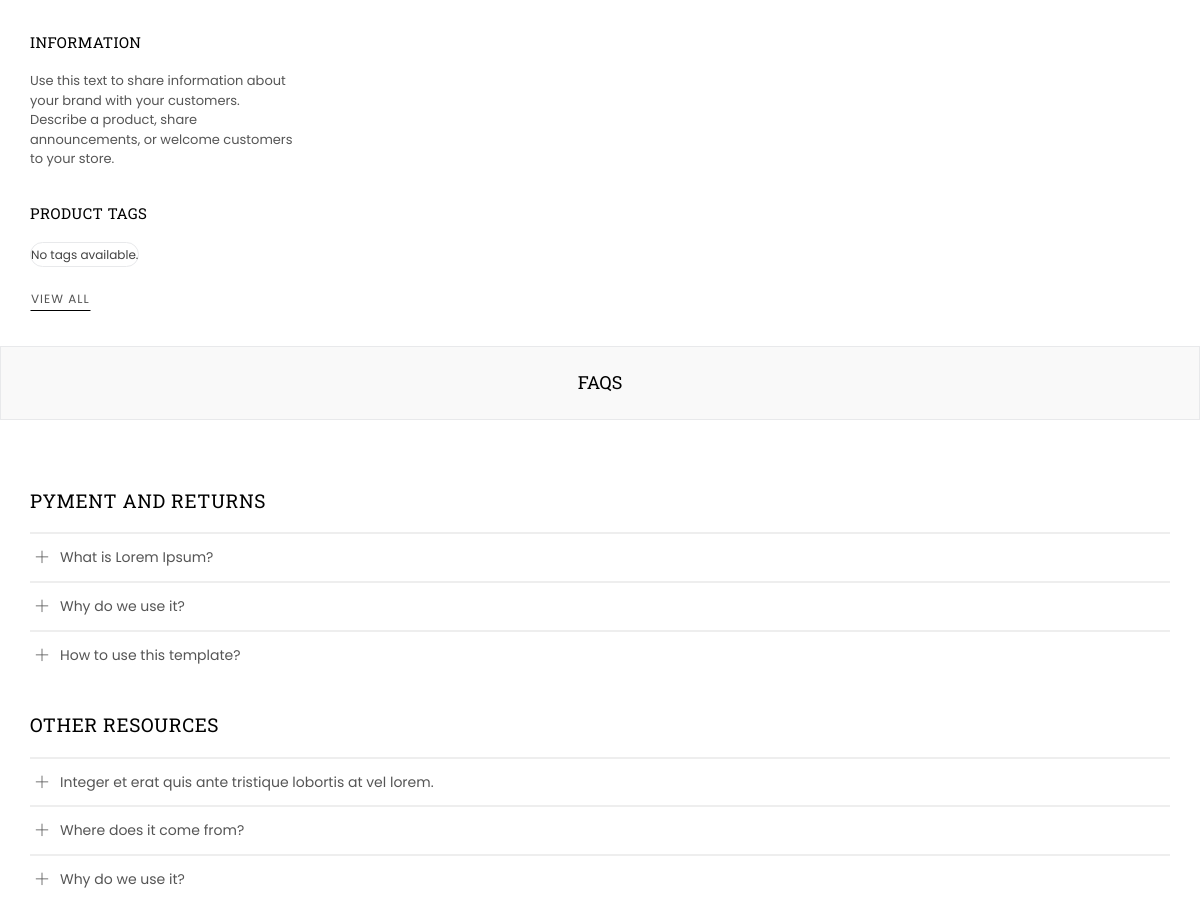
The app's page /shop (middle part), older data.
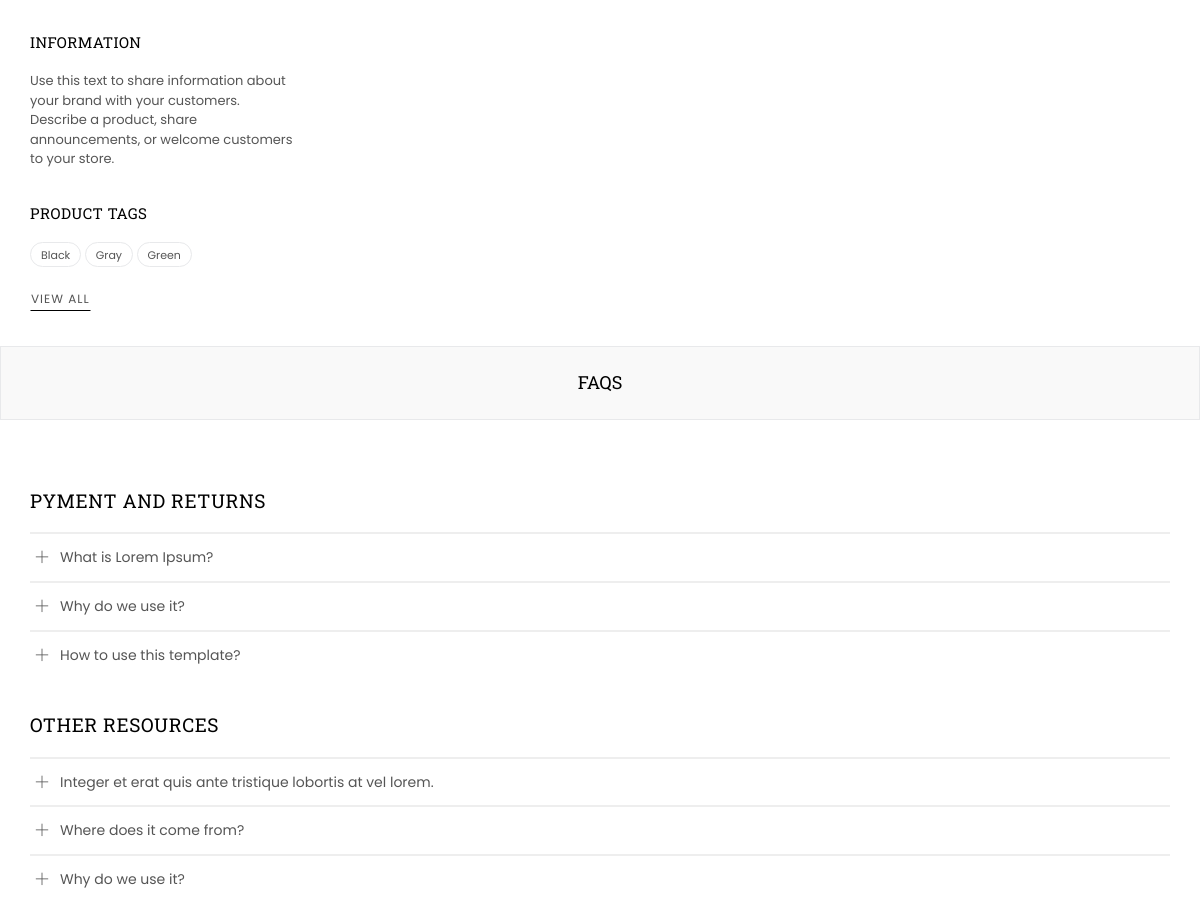
The same page, newer data.
### app/models.py (models this page shows, shortened)
class Tag(models.Model):
    name = models.CharField(max_length=100)
    description=models.CharField(max_length=100)
    slug=models.SlugField(max_length=100,unique=True ,blank=True)

### app/views.py (the view)
# urls.py: path("shop",views.shoppage,name="shop"),
def shoppage(request):
    products = Products.objects.all()
    all_tags=Tag.objects.all()
    all_brands = Brand.objects.all()
    selected_tags = request.GET.getlist('tag')
    if selected_tags:
        products = products.filter(tag__slug__in=selected_tags).distinct()
    selected_brands = request.GET.getlist('brand')
    if selected_brands:
        products = products.filter(brand__in=selected_brands)
    all_sizes = Size.objects.all().order_by('name')
    all_colors=Color.objects.all()
    selected_colors=request.GET.getlist('color')
    selected_sizes = request.GET.getlist('size')
    if selected_sizes:
        products = products.filter(sizes__name__in=selected_sizes).distinct()
    if selected_colors:
        products = products.filter(color__name__in=selected_colors).distinct()
    else:
        selected_colors = []
    price_form = PriceFilterForm(request.GET)
    if price_form.is_valid():
        min_price = price_form.cleaned_data.get('min_price')
        max_price = price_form.cleaned_data.get('max_price')
        if min_price is not None:
            products = products.filter(price__gte=min_price)
        if max_price is not None:
            products = products.filter(price__lte=max_price)
    products = products.annotate(avg_rating=Avg('reviews__rating')).order_by("-last_update")[:16]
    for product in products:
        product.average_rating = int(round(product.avg_rating)) if product.avg_rating else 0
    context = {
        "all_brands":all_brands,
        "products": products,
        "stars_range": range(1, 6),  # To loop for 1-5 stars in the template
        "all_sizes": all_sizes,
        "selected_sizes": selected_sizes,
        "price_filter_form": price_form,  # Include the price filter form in context
        "all_colors":all_colors,
        "selected_colors":selected_colors,
        'selected_brands': selected_brands,
        "all_tags":all_tags,
        }
    return render(request, "app/shop.html", context)

### app/forms.py (called while the page is built)
    def clean(self):
        cleaned_data = super().clean()
        min_price = cleaned_data.get("min_price")
        max_price = cleaned_data.get("max_price")
        if min_price and max_price:
            if min_price > max_price:
                raise forms.ValidationError("Min price cannot be greater than Max price.")

### app/templates/app/shop.html (shortened to what this page needs)
{% extends "base.html" %} {% load static %} {% block title %} BELLE | SHOP {% endblock title %} {% block content %}
<div id="page-content">
    <div class="container">
      <div class="row">
          <div class="col-12 col-sm-12 col-md-3 col-lg-3 sidebar filterbar">
              <div class="sidebar_tags">
                    <div class="sidebar_widget">
                        <div class="widget-title"><h2>Information</h2></div>
                        <div class="widget-content"><p>Use this text to share information about your brand with your customers. Describe a product, share announcements, or welcome customers to your store.</p></div>
                    </div>
<div class="sidebar_widget">
  <div class="widget-title">
    <h2>Product Tags</h2>
  </div>
  <div class="widget-content">
    <ul class="product-tags">
      {% for tag in all_tags %}
        <li>
          <a
            href="{% url 'shop' %}?{% for t in selected_tags %}tag={{ t }}&{% endfor %}tag={{ tag.slug }}"
            title="Show products matching tag {{ tag.name }}"
          >
            {{ tag.name }}
          </a>
        </li>
      {% empty %}
        <li>No tags available.</li>
      {% endfor %}
    </ul>
    <span class="btn btn--small btnview">
      <a href="{% url 'shop' %}">View all</a>
    </span>
  </div>
</div>
                </div>
            </div>
            <div class="col-12 col-sm-12 col-md-9 col-lg-9 main-col">
            </div>
        </div>
    </div>
</div>
{% endblock content %}

Row changes from the older to the newer data that the page shows:
added Tag: name "Black"
added Tag: name "Gray"
added Tag: name "Green"
Text that changed along with them:
text no longer shown: "No tags available."
